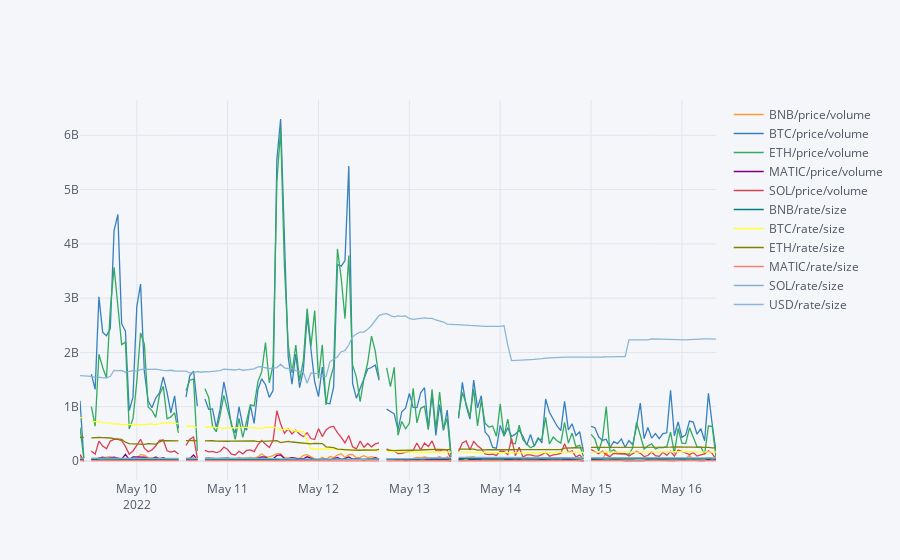

The cell this chart's notebook holds for it:
### Code cell
pd.concat([borrow_size],axis=0).iplot()#))

### Figure 1 — Plotly figure (JSON) as saved in the notebook; plotly's stock layout.template omitted (floating-point values rounded to 4 significant figures; data arrays with more than 128 entries replaced by an {"elided": "..."} marker saying what was removed)
{"data": [{"line": {"color": "rgba(255, 153, 51, 1.0)", "dash": "solid", "shape": "linear", "width": 1.3}, "mode": "lines", "name": "BNB/price/volume", "text": "", "type": "scatter", "x": {"elided": "169 str values"}, "y": {"elided": "169 mixed values"}}, {"line": {"color": "rgba(55, 128, 191, 1.0)", "dash": "solid", "shape": "linear", "width": 1.3}, "mode": "lines", "name": "BTC/price/volume", "text": "", "type": "scatter", "x": {"elided": "169 str values"}, "y": {"elided": "169 mixed values"}}, {"line": {"color": "rgba(50, 171, 96, 1.0)", "dash": "solid", "shape": "linear", "width": 1.3}, "mode": "lines", "name": "ETH/price/volume", "text": "", "type": "scatter", "x": {"elided": "169 str values"}, "y": {"elided": "169 mixed values"}}, {"line": {"color": "rgba(128, 0, 128, 1.0)", "dash": "solid", "shape": "linear", "width": 1.3}, "mode": "lines", "name": "MATIC/price/volume", "text": "", "type": "scatter", "x": {"elided": "169 str values"}, "y": {"elided": "169 mixed values"}}, {"line": {"color": "rgba(219, 64, 82, 1.0)", "dash": "solid", "shape": "linear", "width": 1.3}, "mode": "lines", "name": "SOL/price/volume", "text": "", "type": "scatter", "x": {"elided": "169 str values"}, "y": {"elided": "169 mixed values"}}, {"line": {"color": "rgba(0, 128, 128, 1.0)", "dash": "solid", "shape": "linear", "width": 1.3}, "mode": "lines", "name": "BNB/rate/size", "text": "", "type": "scatter", "x": {"elided": "169 str values"}, "y": {"elided": "169 mixed values"}}, {"line": {"color": "rgba(255, 255, 51, 1.0)", "dash": "solid", "shape": "linear", "width": 1.3}, "mode": "lines", "name": "BTC/rate/size", "text": "", "type": "scatter", "x": {"elided": "169 str values"}, "y": {"elided": "169 mixed values"}}, {"line": {"color": "rgba(128, 128, 0, 1.0)", "dash": "solid", "shape": "linear", "width": 1.3}, "mode": "lines", "name": "ETH/rate/size", "text": "", "type": "scatter", "x": {"elided": "169 str values"}, "y": {"elided": "169 mixed values"}}, {"line": {"color": "rgba(251, 128, 114, 1.0)", "dash": "solid", "shape": "linear", "width": 1.3}, "mode": "lines", "name": "MATIC/rate/size", "text": "", "type": "scatter", "x": {"elided": "169 str values"}, "y": {"elided": "169 mixed values"}}, {"line": {"color": "rgba(128, 177, 211, 1.0)", "dash": "solid", "shape": "linear", "width": 1.3}, "mode": "lines", "name": "SOL/rate/size", "text": "", "type": "scatter", "x": {"elided": "169 str values"}, "y": {"elided": "169 mixed values"}}, {"line": {"color": "rgba(128, 177, 211, 0.8999999999999999)", "dash": "solid", "shape": "linear", "width": 1.3}, "mode": "lines", "name": "USD/rate/size", "text": "", "type": "scatter", "x": {"elided": "169 str values"}, "y": {"elided": "169 float values"}}], "layout": {"legend": {"bgcolor": "#F5F6F9", "font": {"color": "#4D5663"}}, "paper_bgcolor": "#F5F6F9", "plot_bgcolor": "#F5F6F9", "title": {"font": {"color": "#4D5663"}}, "xaxis": {"gridcolor": "#E1E5ED", "showgrid": true, "tickfont": {"color": "#4D5663"}, "title": {"font": {"color": "#4D5663"}, "text": ""}, "zerolinecolor": "#E1E5ED"}, "yaxis": {"gridcolor": "#E1E5ED", "showgrid": true, "tickfont": {"color": "#4D5663"}, "title": {"font": {"color": "#4D5663"}, "text": ""}, "zerolinecolor": "#E1E5ED"}}}
